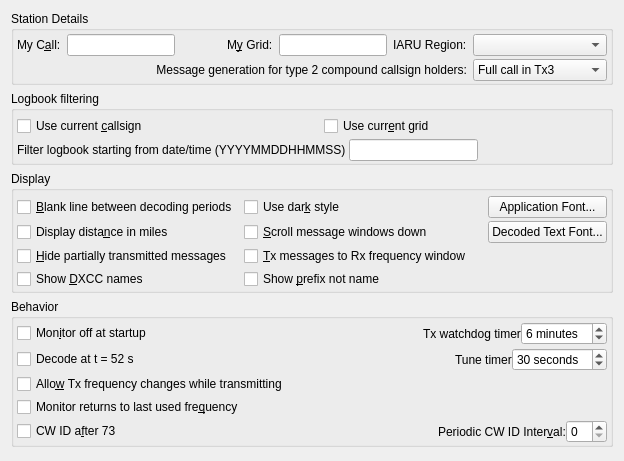
     <widget class="QWidget" name="general_tab">
      <attribute name="title">
       <string>Genera&amp;l</string>
      </attribute>
      <attribute name="toolTip">
       <string>General station details and settings.</string>
      </attribute>
      <layout class="QVBoxLayout" name="verticalLayout_4">
       <item>
        <widget class="QGroupBox" name="station_group_box">
         <property name="sizePolicy">
          <sizepolicy hsizetype="Preferred" vsizetype="Preferred">
           <horstretch>0</horstretch>
           <verstretch>0</verstretch>
          </sizepolicy>
         </property>
         <property name="title">
          <string>Station Details</string>
         </property>
         <layout class="QGridLayout" name="gridLayout_14">
          <property name="leftMargin">
           <number>3</number>
          </property>
          <property name="topMargin">
           <number>3</number>
          </property>
          <property name="rightMargin">
           <number>3</number>
          </property>
          <property name="bottomMargin">
           <number>1</number>
          </property>
          <property name="verticalSpacing">
           <number>3</number>
          </property>
          <item row="0" column="0">
           <widget class="QLabel" name="callsign_label">
            <property name="text">
             <string>My C&amp;all:</string>
            </property>
            <property name="buddy">
             <cstring>callsign_line_edit</cstring>
            </property>
           </widget>
          </item>
          <item row="0" column="1">
           <widget class="QLineEdit" name="callsign_line_edit">
            <property name="toolTip">
             <string>Station callsign.</string>
            </property>
           </widget>
          </item>
          <item row="0" column="2">
           <spacer name="horizontalSpacer_4">
            <property name="orientation">
             <enum>Qt::Horizontal</enum>
            </property>
            <property name="sizeHint" stdset="0">
             <size>
              <width>40</width>
              <height>20</height>
             </size>
            </property>
           </spacer>
          </item>
          <item row="0" column="3">
           <widget class="QLabel" name="grid_label">
            <property name="text">
             <string>M&amp;y Grid:</string>
            </property>
            <property name="buddy">
             <cstring>grid_line_edit</cstring>
            </property>
           </widget>
          </item>
          <item row="0" column="4">
           <widget class="QLineEdit" name="grid_line_edit">
            <property name="toolTip">
             <string>Maidenhead locator (only the first four characters are required).</string>
            </property>
           </widget>
          </item>
          <item row="0" column="5">
           <widget class="QLabel" name="label_121">
            <property name="text">
             <string>IARU Region:</string>
            </property>
            <property name="buddy">
             <cstring>region_combo_box</cstring>
            </property>
           </widget>
          </item>
          <item row="0" column="6">
           <widget class="QComboBox" name="region_combo_box">
            <property name="toolTip">
             <string>&lt;html&gt;&lt;head/&gt;&lt;body&gt;&lt;p&gt;Select your IARU region.&lt;/p&gt;&lt;/body&gt;&lt;/html&gt;</string>
            </property>
           </widget>
          </item>
          <item row="1" column="6">
           <widget class="QComboBox" name="type_2_msg_gen_combo_box">
            <property name="enabled">
             <bool>true</bool>
            </property>
            <property name="toolTip">
             <string>&lt;html&gt;&lt;head/&gt;&lt;body&gt;&lt;p&gt;Type 2 compound callsigns are those with prefixes or suffixes not included in the allowed shortlist (See Help-&amp;gt;Add-on prefixes and suffixes).&lt;/p&gt;&lt;p&gt;This option determines which generated messages should contain your full type 2 compound call sign rather than your base callsign. It only applies if you have a type 2 compound callsign.&lt;/p&gt;&lt;p&gt;This option controls the way the messages that are used to answer CQ calls are generated. Generated messages 6 (CQ) and 5 (73) will always contain your full callsign. The JT65 and JT9 protocols allow for some standard messages with your full call at the expense of another piece of information such as the DX call or your locator.&lt;/p&gt;&lt;p&gt;Choosing message 1 omits the DX callsign which may be an issue when replying to CQ calls. Choosing message 3 also omits the DX callsign and many versions of this and other software will not extract the report. Choosing neither means that your full callsign only goes in your message 5 (73) so your QSO partner my log the wrong callsign.&lt;/p&gt;&lt;p&gt;None of these options are perfect, message 3 is best but be aware your QSO partner may not log the report you send them.&lt;/p&gt;&lt;/body&gt;&lt;/html&gt;</string>
            </property>
            <property name="currentIndex">
             <number>1</number>
            </property>
            <item>
             <property name="text">
              <string>Full call in Tx1</string>
             </property>
            </item>
            <item>
             <property name="text">
              <string>Full call in Tx3</string>
             </property>
            </item>
            <item>
             <property name="text">
              <string>Full call in Tx5 only</string>
             </property>
            </item>
           </widget>
          </item>
          <item row="1" column="0" colspan="6">
           <widget class="QLabel" name="label_5">
            <property name="text">
             <string>Message generation for type 2 compound callsign holders:</string>
            </property>
            <property name="alignment">
             <set>Qt::AlignRight|Qt::AlignTrailing|Qt::AlignVCenter</set>
            </property>
            <property name="buddy">
             <cstring>type_2_msg_gen_combo_box</cstring>
            </property>
           </widget>
          </item>
         </layout>
        </widget>
       </item>
       <item>
        <widget class="QGroupBox" name="groupBox_13">
         <property name="minimumSize">
          <size>
           <width>0</width>
           <height>60</height>
          </size>
         </property>
         <property name="title">
          <string>Logbook filtering</string>
         </property>
         <layout class="QGridLayout" name="gridLayout_42">
          <property name="leftMargin">
           <number>3</number>
          </property>
          <property name="topMargin">
           <number>3</number>
          </property>
          <property name="rightMargin">
           <number>3</number>
          </property>
          <property name="bottomMargin">
           <number>1</number>
          </property>
          <item row="0" column="0">
           <layout class="QVBoxLayout" name="verticalLayout_22">
            <property name="spacing">
             <number>3</number>
            </property>
            <property name="topMargin">
             <number>2</number>
            </property>
            <item>
             <layout class="QHBoxLayout" name="horizontalLayout_38">
              <item>
               <widget class="QCheckBox" name="callNotif_check_box">
                <property name="text">
                 <string>Use current &amp;callsign</string>
                </property>
               </widget>
              </item>
              <item>
               <spacer name="horizontalSpacer_32">
                <property name="orientation">
                 <enum>Qt::Horizontal</enum>
                </property>
                <property name="sizeHint" stdset="0">
                 <size>
                  <width>10</width>
                  <height>5</height>
                 </size>
                </property>
               </spacer>
              </item>
              <item>
               <widget class="QCheckBox" name="gridNotif_check_box">
                <property name="text">
                 <string>Use curr&amp;ent grid</string>
                </property>
               </widget>
              </item>
              <item>
               <spacer name="horizontalSpacer_34">
                <property name="orientation">
                 <enum>Qt::Horizontal</enum>
                </property>
                <property name="sizeHint" stdset="0">
                 <size>
                  <width>10</width>
                  <height>5</height>
                 </size>
                </property>
               </spacer>
              </item>
             </layout>
            </item>
            <item>
             <layout class="QHBoxLayout" name="horizontalLayout_39">
              <item>
               <widget class="QLabel" name="label_25">
                <property name="text">
                 <string>Filter logbook starting from date/time (YYYYMMDDHHMMSS)</string>
                </property>
               </widget>
              </item>
              <item>
               <widget class="QLineEdit" name="logTime_line_edit">
                <property name="maxLength">
                 <number>14</number>
                </property>
               </widget>
              </item>
              <item>
               <spacer name="horizontalSpacer_33">
                <property name="orientation">
                 <enum>Qt::Horizontal</enum>
                </property>
                <property name="sizeHint" stdset="0">
                 <size>
                  <width>40</width>
                  <height>20</height>
                 </size>
                </property>
               </spacer>
              </item>
             </layout>
            </item>
           </layout>
          </item>
         </layout>
        </widget>
       </item>
       <item>
        <widget class="QGroupBox" name="display_group_box">
         <property name="sizePolicy">
          <sizepolicy hsizetype="Preferred" vsizetype="Preferred">
           <horstretch>0</horstretch>
           <verstretch>0</verstretch>
          </sizepolicy>
         </property>
         <property name="title">
          <string>Display</string>
         </property>
         <layout class="QGridLayout" name="gridLayout_4">
          <property name="leftMargin">
           <number>3</number>
          </property>
          <property name="topMargin">
           <number>3</number>
          </property>
          <property name="rightMargin">
           <number>3</number>
          </property>
          <property name="bottomMargin">
           <number>1</number>
          </property>
          <property name="verticalSpacing">
           <number>6</number>
          </property>
          <item row="0" column="1">
           <layout class="QGridLayout" name="gridLayout_21">
            <property name="topMargin">
             <number>2</number>
            </property>
            <property name="verticalSpacing">
             <number>3</number>
            </property>
            <item row="0" column="2">
             <widget class="QPushButton" name="font_push_button">
              <property name="toolTip">
               <string>Set the font characteristics for the application.</string>
              </property>
              <property name="text">
               <string>Application Font...</string>
              </property>
             </widget>
            </item>
            <item row="1" column="2">
             <widget class="QPushButton" name="decoded_text_font_push_button">
              <property name="toolTip">
               <string>Set the font characteristics for the Band Activity and Rx Frequency areas.</string>
              </property>
              <property name="text">
               <string>Decoded Text Font...</string>
              </property>
             </widget>
            </item>
            <item row="1" column="1">
             <widget class="QCheckBox" name="scroll_check_box">
              <property name="toolTip">
               <string>Scroll message windows down not up.</string>
              </property>
              <property name="text">
               <string>&amp;Scroll message windows down</string>
              </property>
             </widget>
            </item>
            <item row="1" column="0">
             <widget class="QCheckBox" name="miles_check_box">
              <property name="toolTip">
               <string>Show distance to DX station in miles rather than kilometers.</string>
              </property>
              <property name="text">
               <string>Display dista&amp;nce in miles</string>
              </property>
             </widget>
            </item>
            <item row="2" column="0">
             <widget class="QCheckBox" name="hide_TX_messages_check_box">
              <property name="toolTip">
               <string>&lt;html&gt;&lt;head/&gt;&lt;body&gt;&lt;p&gt;When TX message is changed previous message will not be shown if it was transmitted for less than 2 seconds.&lt;/p&gt;&lt;/body&gt;&lt;/html&gt;</string>
              </property>
              <property name="text">
               <string>&amp;Hide partially transmitted messages</string>
              </property>
             </widget>
            </item>
            <item row="3" column="1">
             <widget class="QCheckBox" name="countryPrefix_check_box">
              <property name="toolTip">
               <string>Append prefix instead of name.</string>
              </property>
              <property name="text">
               <string>Show &amp;prefix not name</string>
              </property>
             </widget>
            </item>
            <item row="2" column="1">
             <widget class="QCheckBox" name="TX_messages_check_box">
              <property name="enabled">
               <bool>true</bool>
              </property>
              <property name="toolTip">
               <string>Show outgoing transmitted messages in the Rx frequency window.</string>
              </property>
              <property name="text">
               <string>&amp;Tx messages to Rx frequency window</string>
              </property>
              <property name="checked">
               <bool>false</bool>
              </property>
             </widget>
            </item>
            <item row="3" column="0">
             <widget class="QCheckBox" name="countryName_check_box">
              <property name="toolTip">
               <string>Append DXCC names to decoded messages.</string>
              </property>
              <property name="text">
               <string>Show &amp;DXCC names</string>
              </property>
             </widget>
            </item>
            <item row="0" column="0">
             <widget class="QCheckBox" name="insert_blank_check_box">
              <property name="toolTip">
               <string>Include a separator line between periods in the band activity window.</string>
              </property>
              <property name="text">
               <string>&amp;Blank line between decoding periods</string>
              </property>
             </widget>
            </item>
            <item row="0" column="1">
             <layout class="QHBoxLayout" name="horizontalLayout_40">
              <item>
               <widget class="QCheckBox" name="useDarkStyle_check_box">
                <property name="text">
                 <string>Use dar&amp;k style</string>
                </property>
               </widget>
              </item>
              <item>
               <spacer name="horizontalSpacer_2">
                <property name="orientation">
                 <enum>Qt::Horizontal</enum>
                </property>
                <property name="sizeHint" stdset="0">
                 <size>
                  <width>0</width>
                  <height>0</height>
                 </size>
                </property>
               </spacer>
              </item>
             </layout>
            </item>
           </layout>
          </item>
         </layout>
        </widget>
       </item>
       <item>
        <widget class="QGroupBox" name="behaviour_group_box">
         <property name="title">
          <string>Behavior</string>
         </property>
         <layout class="QGridLayout" name="gridLayout_8">
          <property name="leftMargin">
           <number>3</number>
          </property>
          <property name="topMargin">
           <number>3</number>
          </property>
          <property name="rightMargin">
           <number>3</number>
          </property>
          <property name="bottomMargin">
           <number>1</number>
          </property>
          <property name="horizontalSpacing">
           <number>6</number>
          </property>
          <property name="verticalSpacing">
           <number>3</number>
          </property>
          <item row="0" column="0">
           <layout class="QHBoxLayout" name="horizontalLayout_32">
            <item>
             <widget class="QCheckBox" name="monitor_off_check_box">
              <property name="toolTip">
               <string>Don't start decoding until the monitor button is clicked.</string>
              </property>
              <property name="text">
               <string>Mon&amp;itor off at startup</string>
              </property>
              <property name="checked">
               <bool>false</bool>
              </property>
             </widget>
            </item>
            <item>
             <spacer name="horizontalSpacer_18">
              <property name="orientation">
               <enum>Qt::Horizontal</enum>
              </property>
              <property name="sizeHint" stdset="0">
               <size>
                <width>40</width>
                <height>20</height>
               </size>
              </property>
             </spacer>
            </item>
            <item>
             <widget class="QLabel" name="label_30">
              <property name="enabled">
               <bool>true</bool>
              </property>
              <property name="text">
               <string>Tx watchdog timer</string>
              </property>
             </widget>
            </item>
            <item>
             <widget class="QSpinBox" name="tx_watchdog_spin_box">
              <property name="enabled">
               <bool>true</bool>
              </property>
              <property name="toolTip">
               <string>&lt;html&gt;&lt;head/&gt;&lt;body&gt;&lt;p&gt;Number of minutes before unattended transmissions are aborted&lt;/p&gt;&lt;/body&gt;&lt;/html&gt;</string>
              </property>
              <property name="specialValueText">
               <string>Disabled</string>
              </property>
              <property name="suffix">
               <string> minutes</string>
              </property>
              <property name="value">
               <number>6</number>
              </property>
             </widget>
            </item>
           </layout>
          </item>
          <item row="1" column="0">
           <layout class="QHBoxLayout" name="horizontalLayout_33">
            <item>
             <widget class="QCheckBox" name="decode_at_52s_check_box">
              <property name="text">
               <string>Decode at t = 52 s</string>
              </property>
             </widget>
            </item>
            <item>
             <spacer name="horizontalSpacer_26">
              <property name="orientation">
               <enum>Qt::Horizontal</enum>
              </property>
              <property name="sizeHint" stdset="0">
               <size>
                <width>40</width>
                <height>20</height>
               </size>
              </property>
             </spacer>
            </item>
            <item>
             <widget class="QLabel" name="label_32">
              <property name="text">
               <string>Tune timer</string>
              </property>
             </widget>
            </item>
            <item>
             <widget class="QSpinBox" name="tune_timer_spin_box">
              <property name="toolTip">
               <string>&lt;html&gt;&lt;head/&gt;&lt;body&gt;&lt;p&gt;Number of seconds before tune is aborted&lt;/p&gt;&lt;/body&gt;&lt;/html&gt;</string>
              </property>
              <property name="specialValueText">
               <string>Disabled</string>
              </property>
              <property name="suffix">
               <string> seconds</string>
              </property>
              <property name="minimum">
               <number>0</number>
              </property>
              <property name="maximum">
               <number>300</number>
              </property>
              <property name="singleStep">
               <number>5</number>
              </property>
              <property name="value">
               <number>30</number>
              </property>
             </widget>
            </item>
           </layout>
          </item>
          <item row="2" column="0">
           <widget class="QCheckBox" name="tx_QSY_check_box">
            <property name="toolTip">
             <string>&lt;html&gt;&lt;head/&gt;&lt;body&gt;&lt;p&gt;Some rigs are not able to process CAT commands while transmitting. This means that if you are operating in split mode you may have to uncheck this option.&lt;/p&gt;&lt;/body&gt;&lt;/html&gt;</string>
            </property>
            <property name="text">
             <string>Allo&amp;w Tx frequency changes while transmitting</string>
            </property>
           </widget>
          </item>
          <item row="3" column="0">
           <widget class="QCheckBox" name="monitor_last_used_check_box">
            <property name="toolTip">
             <string>&lt;html&gt;&lt;head/&gt;&lt;body&gt;&lt;p&gt;Check this if you wish to automatically return to the last monitored frequency when monitor is enabled, leave it unchecked if you wish to have the current rig frequency maintained.&lt;/p&gt;&lt;/body&gt;&lt;/html&gt;</string>
            </property>
            <property name="text">
             <string>Monitor returns to last used fre&amp;quency</string>
            </property>
           </widget>
          </item>
          <item row="4" column="0">
           <layout class="QHBoxLayout" name="horizontalLayout_9">
            <item>
             <widget class="QCheckBox" name="CW_id_after_73_check_box">
              <property name="toolTip">
               <string>Send a CW ID after every 73 or free text message.</string>
              </property>
              <property name="text">
               <string>CW ID a&amp;fter 73</string>
              </property>
             </widget>
            </item>
            <item>
             <spacer name="horizontalSpacer">
              <property name="orientation">
               <enum>Qt::Horizontal</enum>
              </property>
              <property name="sizeHint" stdset="0">
               <size>
                <width>40</width>
                <height>20</height>
               </size>
              </property>
             </spacer>
            </item>
            <item>
             <widget class="QLabel" name="label">
              <property name="sizePolicy">
               <sizepolicy hsizetype="Preferred" vsizetype="Preferred">
                <horstretch>0</horstretch>
                <verstretch>0</verstretch>
               </sizepolicy>
              </property>
              <property name="text">
               <string>Periodic CW ID Inter&amp;val:</string>
              </property>
              <property name="buddy">
               <cstring>CW_id_interval_spin_box</cstring>
              </property>
             </widget>
            </item>
            <item>
             <widget class="QSpinBox" name="CW_id_interval_spin_box">
              <property name="sizePolicy">
               <sizepolicy hsizetype="Minimum" vsizetype="Fixed">
                <horstretch>0</horstretch>
                <verstretch>0</verstretch>
               </sizepolicy>
              </property>
              <property name="toolTip">
               <string>Send a CW ID periodically every few minutes.
This might be required under your countries licence regulations.
It will not interfere with other users as it is always sent in the
quiet period when decoding is done.</string>
              </property>
             </widget>
            </item>
           </layout>
          </item>
         </layout>
        </widget>
       </item>
       <item>
        <spacer name="verticalSpacer">
         <property name="orientation">
          <enum>Qt::Vertical</enum>
         </property>
         <property name="sizeHint" stdset="0">
          <size>
           <width>20</width>
           <height>3</height>
          </size>
         </property>
        </spacer>
       </item>
      </layout>
     </widget>
